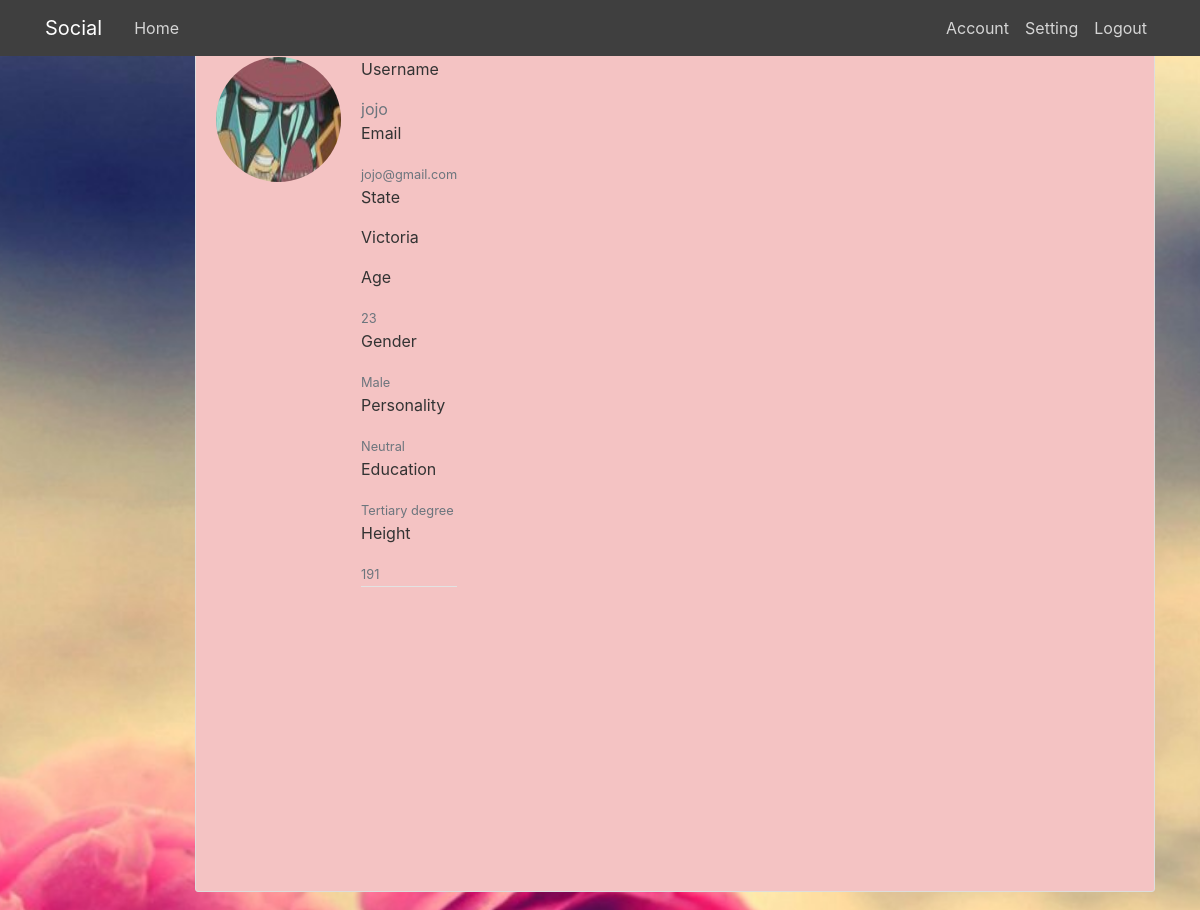
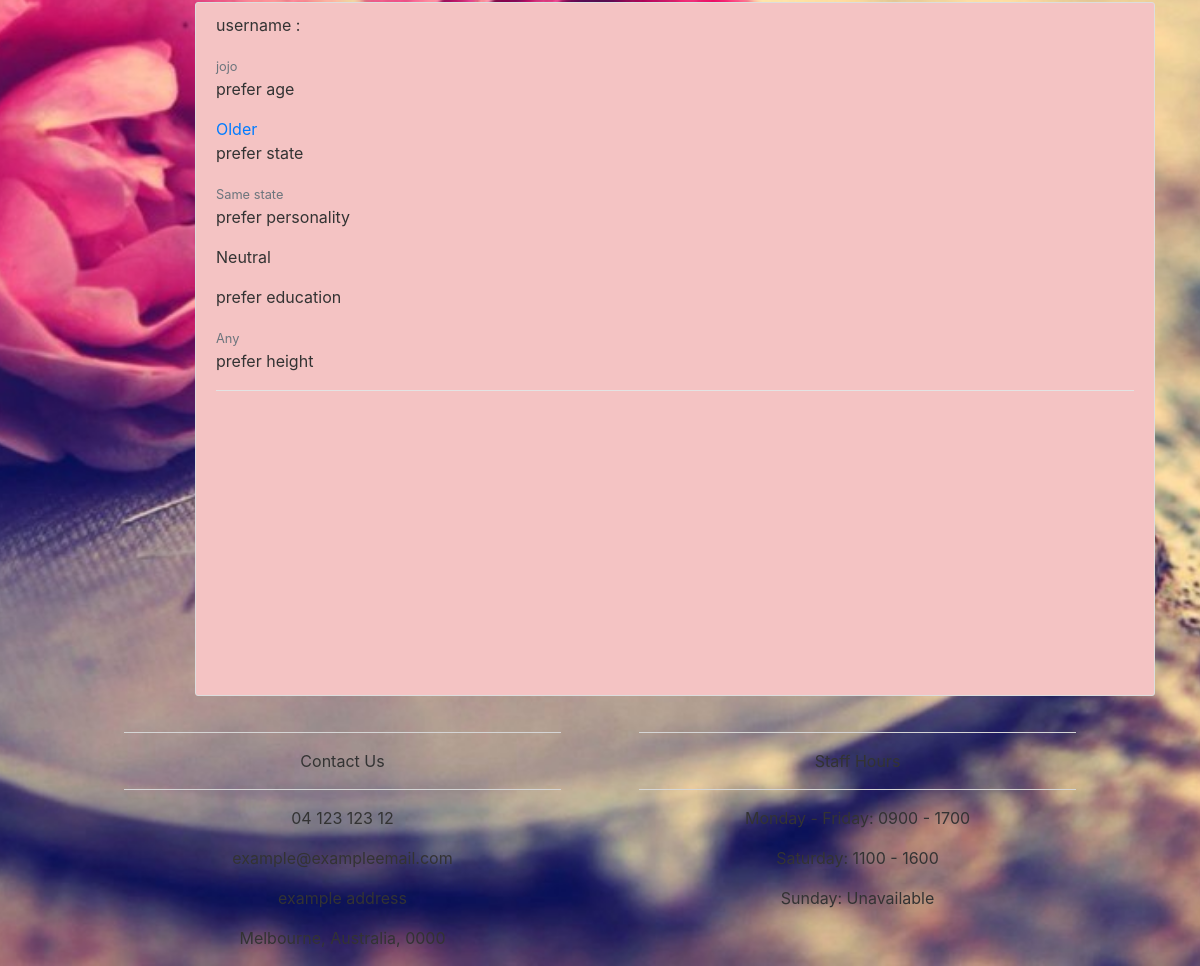
The app's page /display (signed in) with its own data (2 pictures, top to bottom).
### app/models.py (models this page shows, shortened)
class User(db.Model, UserMixin):
	id = db.Column(db.Integer, primary_key=True)
	username = db.Column(db.String(20), unique=True,nullable=False)
	email = db.Column(db.String(120), unique=True,nullable=False)
	image_file = db.Column(db.String(20),nullable=False, default='static/profile_pics/default.jpg')
	password = db.Column(db.String(60), nullable=False)
	state = db.Column(db.String(60))
	age = db.Column(db.Integer)
	height = db.Column(db.Integer)
	gender = db.Column(db.String(8))
	education = db.Column(db.String(60))
	personality = db.Column(db.String(60))
	posts = db.relationship('Post', backref='author', lazy=True)
	preferences = db.relationship('Preferences', backref='pref', lazy=True)

class Preferences(db.Model):
	preferencesid = db.Column(db.Integer, primary_key=True)
	prefage = db.Column(db.String(60))
	prefstate = db.Column(db.String(60))
	prefpersonality = db.Column(db.String(60))
	prefeducation = db.Column(db.String(60))
	perfheight = db.Column(db.String(60))
	username = db.Column(db.String, db.ForeignKey('user.username'))

### app/routes.py (the view)
@app.route("/display")
def display():
	image_file = url_for('static',filename='profile_pics/' + current_user.image_file)
	prefs=Preferences.query.filter_by(username=current_user.username)
	users=User.query.filter_by(username=current_user.username)
	return render_template('display.html',title='display', image_file=image_file, prefs=prefs, users=users)

### app/models.py (called while the page is built)
@login_manager.user_loader
def load_user(user_id):
    return User.query.get(int(user_id))

### app/templates/display.html (shortened to what this page needs)
{% extends "layout.html" %}
{% block content %}
<h3>match <a href = "{{ url_for('run') }}" class="btn btn-outline-info">Matching
         </a></h3>
{% for users in users %}
        <article class="media content-section">
		<div class="media">
			<img class="rounded-circle account-img" src="{{ image_file }}">
			<div class="media-body">
            <div class="article-metadata">
			<p>Username </p>
            <a class="text-muted">{{ users.username }}</a>
			<p>Email </p>
            <small class="text-muted">{{ users.email }}</small>
			<p>State </p>
            <p class="mr-2" href="#">{{ users.state }}</p>
            <p>Age</p>
            <small class="text-muted">{{ users.age }}</small>
			<p>Gender</p>
			<small class="text-muted">{{ users.gender }}</small>
			<p>Personality</p>
			<small class="text-muted">{{ users.personality }}</small>
			<p>Education</p>
			<small class="text-muted">{{ users.education }}</small>
			<p>Height</p>
			<small class="text-muted">{{ users.height }}</small>
          </div>
        </article>
    {% endfor %}
 {% for prefs in prefs %}
        <article class="media content-section">
          <div class="media-body">
            <div class="article-metadata">
			<p> username :</p>
			<small class="text-muted">{{prefs.username}}</small>
			<p>prefer age </p>
            <a class="mr-2" href="#">{{ prefs.prefage }}</a>
			<p> prefer state </p>
            <small class="text-muted">{{ prefs.prefstate }}</small>
            <p>prefer personality </p>
            <p class="article-content">{{ prefs.prefpersonality }}</p>
            <p> prefer education</p>
            <small class="text-muted">{{prefs.prefeducation }}</small>
			<p>prefer height</p>
			</div>
          </div>
        </article>
	{% endfor %}
{% endblock content %}

### app/static/css/main.css (style rules this page uses)
html, body { background: #fafafa; background-position: center; background-size: cover; color: #333333; height: 100%; }
h1, h2, h3, h4, h5, h6 { color: #444444; }
.content-section { background: #f4c3c3; margin-left: 150px; padding: 10px 20px; border: 1px solid #dddddd; border-radius: 3px; margin-bottom: 20px; overflow: auto; padding-bottom: 300px; }
.article-content { white-space: pre-line; }
.article-metadata { padding-bottom: 1px; margin-bottom: 4px; border-bottom: 1px solid #e3e3e3 }
.account-img { height: 125px; width: 125px; margin-right: 20px; margin-bottom: 16px; }

### records on screen
User: username "jojo", email "jojo@gmail.com", state "Victoria", age "23", gender "Male", personality "Neutral", education "Tertiary degree", height "191"
Preferences: username "jojo", prefage "Older", prefstate "Same state", prefpersonality "Neutral", prefeducation "Any"
